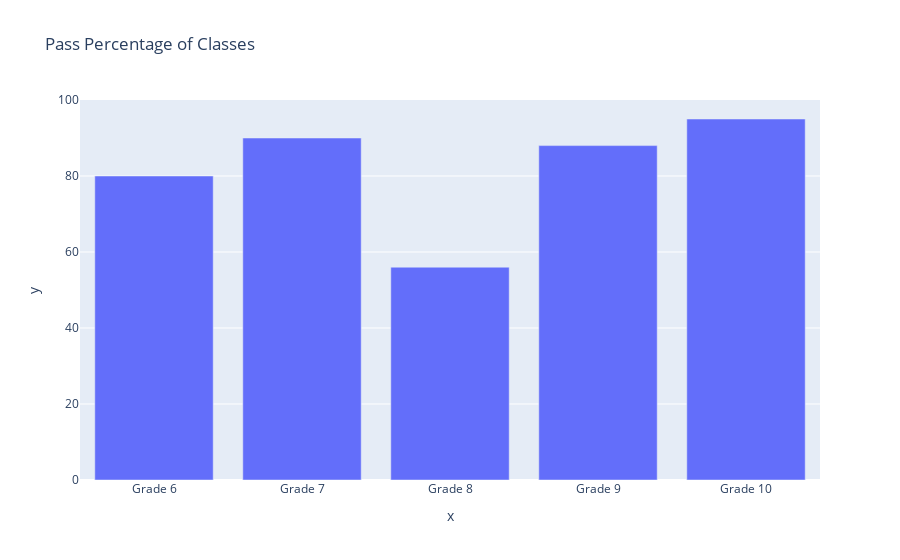

Notebook code for this chart:
### Markdown cell above
### 3.Bar Plot:

A bar plot represents categorical data in rectangular bars. Each category is defined on one axis, and the value counts for this category are represented on another axis. Bar charts are generally used to compare values.We can use bar plots in visualizing:

- Pizza delivery time in peak and non peak hours
- Population comparison by gender
- Number of views by movie name

### Code cell
#Let's illustrate the average pass percentage of classes from grade 6 to grade 10

# Define an array containing scores of students 
score_array=[80,90,56,88,95]
# Define an array containing Grade names  
grade_array=['Grade 6','Grade 7','Grade 8','Grade 9','Grade 10']

# Use plotly express bar chart function px.bar.Provide input data, x and y axis variable, and title of the chart.
# This will give average pass percentage per class
fig = px.bar( x=grade_array, y=score_array, title='Pass Percentage of Classes') 
fig

### Figure 1 — Plotly figure (JSON) as saved in the notebook; plotly's stock layout.template omitted (floating-point values rounded to 4 significant figures)
{"data": [{"alignmentgroup": "True", "hovertemplate": "x=%{x}<br>y=%{y}<extra></extra>", "legendgroup": "", "marker": {"color": "#636efa", "pattern": {"shape": ""}}, "name": "", "offsetgroup": "", "orientation": "v", "showlegend": false, "textposition": "auto", "type": "bar", "x": ["Grade 6", "Grade 7", "Grade 8", "Grade 9", "Grade 10"], "xaxis": "x", "y": [80, 90, 56, 88, 95], "yaxis": "y"}], "layout": {"barmode": "relative", "legend": {"tracegroupgap": 0}, "title": {"text": "Pass Percentage of Classes"}, "xaxis": {"anchor": "y", "domain": [0, 1], "title": {"text": "x"}}, "yaxis": {"anchor": "x", "domain": [0, 1], "title": {"text": "y"}}}}
